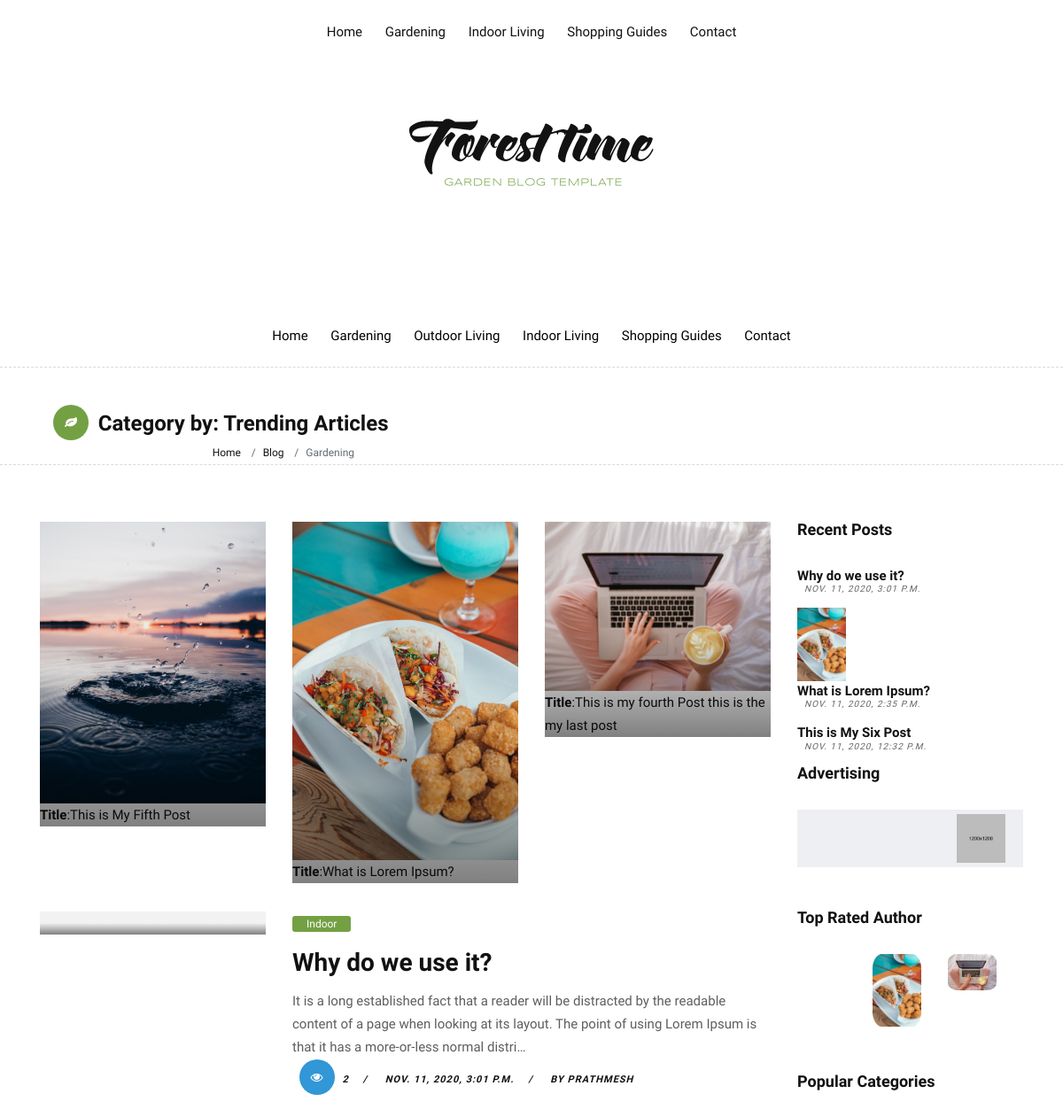
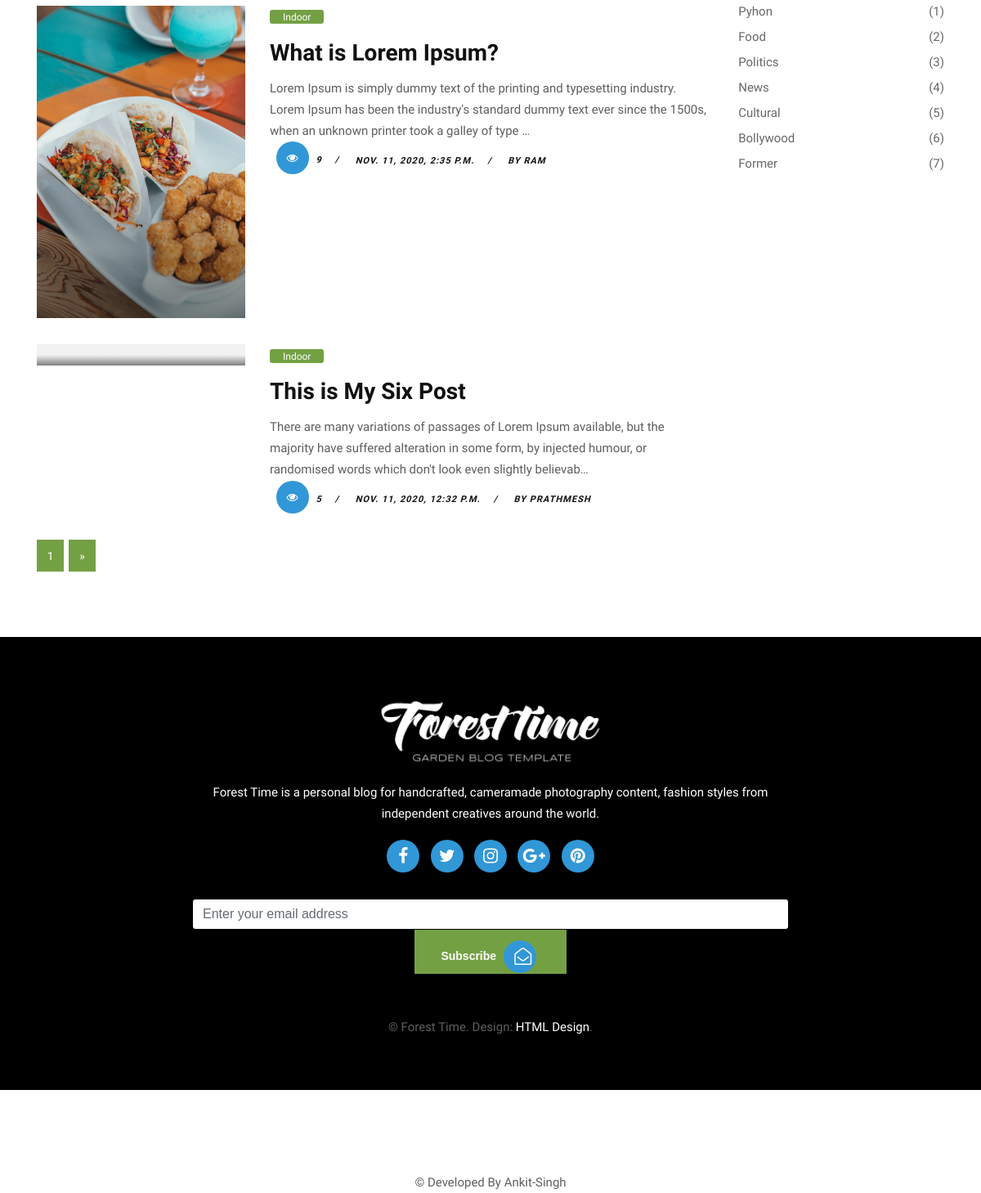
The page / on the database its author committed (2 pictures, top to bottom).
### blog/models.py (models this page shows, shortened)
class Post(models.Model):
    title = models.CharField(max_length=200)
    overview = models.TextField()
    slug = models.SlugField(null=True,blank=True)
    body_text = RichTextUploadingField(null = True,blank=True)
    highlight_line = models.CharField(max_length=1000 ,blank = True)
    Highlight_explanation= models.TextField(null=True)
    Highlighttopic_img = models.ImageField(upload_to = 'Highlighttopic_img',blank = True)
    time_upload = models.DateTimeField(auto_now_add=True)
    auther = models.ForeignKey(Author,on_delete=models.CASCADE)
    thumbnail = models.ImageField(upload_to = 'thumbnails')
    publish  =  models.BooleanField()
    category = models.ManyToManyField(Category)
    read = models.IntegerField(default=0)
    class Meta:
        ordering = ['-pk']

class  Author(models.Model):
    user = models.OneToOneField(User,on_delete=models.CASCADE)
    rate = models.IntegerField(default = 0)
    auther_image = models.ImageField(upload_to = 'autherpic',null = True)
    def __str__(self):
        return f'{self.user}'

class Category(models.Model):
    title = models.CharField(max_length=20)

### blog/views.py (the view)
# urls.py: 2. Add a URL to urlpatterns:  path('', views.home, name='home')
def home(request):
    if request.method == 'POST':
        email = request.POST.get('email')
        value = subscribe(email = email)
        value.save()
    week_ago = datetime.date.today() - datetime.timedelta(days= 7)
    trends = Post.objects.filter(time_upload__gte = week_ago).order_by('-read')
    TopAuthors = Author.objects.order_by('-rate')[:4]
    AuthorsPost = [Post.objects.filter(auther = author).first() for author in TopAuthors  ]
    categories = Category.objects.all()
    Recentpost = Post.objects.all().order_by('-time_upload')
    all_post = Paginator(Post.objects.filter(publish = True),3)
    page = request.GET.get('page')
    try:
        posts = all_post.page(page)
    except PageNotAnInteger:
        posts = all_post.page(1)
    except EmptyPage:
        posts = all_post.page(all_post.num_pages)
    context = {
        'posts':posts,
        'trends':trends[:3],
        'author_post':AuthorsPost[:4],
        'cats':categories,
        'Recentpost':Recentpost[:3]
    }
    return render(request,'blog/garden-index.html',context)

### blog/templates/blog/garden-index.html (shortened to what this page needs)
{% extends 'blog/base.html' %}
{% load static  %}
{% block body %}
    <div id="wrapper">
        <div class="header-section">
            <div class="container">
                <div class="row">
                    <div class="col-md-12">
                        <div class="logo">
                            <a href="garden-index.html"><img src="{% static 'images/version/garden-logo.png' %}" alt=""></a>
                        </div>
                    </div>
                </div>
            </div>
        </div>
        <header class="header" style="margin-top: 100px;" >
            <div class="container">
                <nav class="navbar navbar-inverse navbar-toggleable-md">
                    <div class="collapse navbar-collapse justify-content-md-center" id="Forest Timemenu"">
                        <ul class="navbar-nav" >
                            <li class="nav-item ">
                                <a class="nav-link color-green-hover" style="color: black; href="{% url 'home' %}">Home</a>
                            </li>
                            <li class="nav-item">
                                <a class="nav-link color-green-hover" style="color: black; href="{% url 'categories' %}">Gardening</a>
                            </li>
                            <li class="nav-item">
                                <a class="nav-link color-green-hover" style="color: black; href="garden-category.html">Outdoor Living</a>
                            </li>
                            <li class="nav-item">
                                <a class="nav-link color-green-hover" style="color: black;  href="garden-category.html">Indoor Living</a>
                            </li>
                            <li class="nav-item">
                                <a class="nav-link color-green-hover" style="color: black; href="garden-category.html">Shopping Guides</a>
                            </li>
                            <li class="nav-item">
                                <a class="nav-link color-green-hover" style="color: black; href="garden-contact.html">Contact</a>
                            </li>
                        </ul>
                    </div>
                </nav>
            </div>
        </header>
        <div class="page-title wb">
            <div class="container">
                    <div class="col-lg-8 col-md-8 col-sm-12 col-xs-12">
                        <h2><i class="fa fa-leaf bg-green"></i> Category by: Trending Articles</h2>
                    </div>
                    <div class="col-lg-4 col-md-4 col-sm-12 hidden-xs-down hidden-sm-down">
                        <ol class="breadcrumb">
                            <li class="breadcrumb-item"><a href="#">Home</a></li>
                            <li class="breadcrumb-item"><a href="#">Blog</a></li>
                            <li class="breadcrumb-item active">Gardening</li>
                        </ol>
                    </div>
                </div>
        <section class="section wb">
            <div class="container">
                <div class="row">
                    <div class="col-lg-9 col-md-12 col-sm-12 col-xs-12">
                        <div class="page-wrapper">
                            <div class="blog-list clearfix">
                                <div class="blog-box row">
                                    {% for trend in trends  %}
                                    <div class="col-md-4">
                                        <div class="post-media">
                                            <a href="garden-single.html" title="">
                                                <img src="{{trend.thumbnail.url}}" alt="" class="img-fluid">
                                                <div class="bottom-left"> <b>Title</b>:{{trend.title | truncatechars:'100'}}</div>
                                                <div class="hovereffect"></div>
                                            </a>
                                        </div>
                                    </div>
                                    {% endfor %}
                                </div>
                                {% for post in posts %}
                                <div class="blog-box row">
                                    <div class="col-md-4">
                                        <div class="post-media">
                                            <a href="garden-single.html" title="">
                                                <img src="{{post.thumbnail.url}}" alt="" class="img-fluid">
                                                <div class=
                                                "hovereffect"></div>
                                            </a>
                                        </div>
                                    </div>
                                    <div class="blog-meta big-meta col-md-8">
                                        <span class="bg-aqua"><a href="#" title="">Indoor</a></span>
                                        <h4><a href="{% url 'post' post.id %}" title="">{{post.title}}</a></h4>
                                        <p>{{post.overview |truncatechars:'200'}}</p>
                                        <small><a href="{% url 'post' post.id %}" title=""><i class="fa fa-eye"></i> {{post.read}}</a></small>
                                        <small><a href="{% url 'post' post.id %}" title="">{{post.time_upload}}</a></small>
                                        <small><a href="{% url 'post' post.id %}" title="">by {{post.auther}}</a></small>
                                    </div>
                                </div>
                                {% endfor  %}
                            </div>
                        </div>
                        <div class="row">
                            <div class="col-md-12">
                                <nav aria-label="Page navigation example">
                                    <ul class="pagination">
                                      <li class="page-item"><a class="page-link" href="#">{{posts.number}}</a></li>
                                      {% if posts.has_next  %}
                                      <li class="page-item">
                                        <a class="page-link" href="?page={{posts.next_page_number}}" aria-label="Next">
                                          <span aria-hidden="true">&raquo;</span>
                                        </a>
                                      </li>
                                      {% endif  %}
                                    </ul>
                                  </nav>
                            </div>
                        </div>
                    </div>
                    <div class="col-lg-3 col-md-12 col-sm-12 col-xs-12">
                        <div class="sidebar">
                            <div class="widget">
                                <h2 class="widget-title">Recent Posts</h2>
                                <div class="blog-list-widget">
                                    {% for recent in Recentpost  %}
                                    <div class="list-group">
                                        <a href="" class="list-group-item list-group-item-action flex-column align-items-start">
                                            <div class="w-100 justify-content-between">
                                                <img src="{{recent.thumbnail.url}}" alt="" class="img-fluid float-left">
                                                <h5 class="mb-1">{{recent.title}}</h5>
                                                <small>{{recent.time_upload}}</small
                                            </div>
                                        </a>
                                    </div>
                                    {% endfor  %}
                                </div>
                            </div>
                            <div class="widget">
                                <h2 class="widget-title">Advertising</h2>
                                <div class="banner-spot clearfix">
                                    <div class="banner-img">
                                        <img src="upload/banner_04.jpg" alt="" class="img-fluid">
                                    </div>
                                </div>
                            </div>
                            <div class="widget">
                                <h2 class="widget-title">Top Rated Author </h2>
                                <div class="instagram-wrapper clearfix">
                                    {% for author in author_post   %}
                                     <a href="#"><img src="{{author.thumbnail.url}}" width="45%" style="border-radius: 20%;" alt="" class="img-fluid"></a>
                                    {% endfor   %}
                                </div>
                            </div>
                            <div class="widget">
                                <h2 class="widget-title">Popular Categories</h2>
                                <div class="link-widget">
                                    {% for cat in cats   %}
                                    <ul>
                                        <li><a href="#">{{cat.title}} <span>({{forloop.counter}})</span></a></li>
                                    </ul>
                                    {% endfor %}
                                </div>
                            </div>
                        </div>
                    </div>
                </div>
            </div>
        </section>
        <footer class="footer">
            <div class="container">
                <div class="row">
                    <div class="col-lg-8 offset-lg-2">
                        <div class="widget">
                            <div class="footer-text text-center">
                                <a href="index.html"><img src="images/version/garden-footer-logo.png" alt="" class="img-fluid"></a>
                                <p>Forest Time is a personal blog for handcrafted, cameramade photography content, fashion styles from independent creatives around the world.</p>
                                <div class="social">
                                    <a href="#" data-toggle="tooltip" data-placement="bottom" title="Facebook"><i class="fa fa-facebook"></i></a>
                                    <a href="#" data-toggle="tooltip" data-placement="bottom" title="Twitter"><i class="fa fa-twitter"></i></a>
                                    <a href="#" data-toggle="tooltip" data-placement="bottom" title="Instagram"><i class="fa fa-instagram"></i></a>
                                    <a href="#" data-toggle="tooltip" data-placement="bottom" title="Google Plus"><i class="fa fa-google-plus"></i></a>
                                    <a href="#" data-toggle="tooltip" data-placement="bottom" title="Pinterest"><i class="fa fa-pinterest"></i></a>
                                </div>
                                <div class="newsletter-widget text-center">
                                    <form action="/" method="POST">
                                        <input type="text" id="email" name="email" class="form-control" placeholder="Enter your email address" required>
                                        <button type="submit" class="btn btn-primary">Subscribe <i class="fa fa-envelope-open-o"></i></button>
                                    </form>
                                </div>
                            </div>
                        </div>
                    </div>
                </div>
                <div class="row">
                    <div class="col-md-12 text-center">
                        <br>
                        <br>
                        <div class="copyright">&copy; Forest Time. Design: <a href="http://html.design">HTML Design</a>.</div>
                    </div>
                </div>
            </div>
        </footer>
    </div>
{% endblock   %}

### AnkitBlog/static/css/colors.css (style rules this page uses)
.tag-cloud-single span, .page-title i, .btn:hover, .sitemap-wrapper .year, .btn:focus, .navbar-inverse .navbar-toggler { color: #ffffff !important; background-color: #3197d6; }
.page-title .bg-aqua, .masonry-box:hover .blog-meta span.bg-aqua, .color-aqua a { background-color: #2ad2c9 !important; }
.page-title .bg-green, .masonry-box:hover .blog-meta span.bg-green, .color-green a { background-color: #34bf49 !important; }

### AnkitBlog/static/css/version/garden.css (style rules this page uses)
h1, h2, h3, h4, h5, body, p, .topbar-section, .navbar-inverse .navbar-nav .nav-link, .header .dropdown-menu, .navbar-nav .nav-link { font-family: 'Droid Sans', serif; }
.blog-list .blog-meta.big-meta h4 { margin-left: 0; margin-top: 0; padding: 1rem 0; }
.footer { background-image: none; }
.blog-list-widget .mb-1 { font-weight: bold; }
.navbar-inverse .navbar-nav .nav-link, .navbar-nav .nav-link { font-weight: 400; }
.blog-meta span { background-color: #111111; border-radius: 3px; font-size: 12px; padding: 0.1rem 1rem; }
.header .dropdown-item:hover, .header .dropdown-item:focus, .blog-meta span, .blog-meta span a, .footer p, .footer a, .page-link, .page-link:hover, .topbar-section a:hover, .topbar-section a:focus, .topbar-section a, .topbar-section i { color:#ffffff !important; }
.footer { background-color: #000000 !important; }
.small-title, .page-title .bg-green, .masonry-box:hover .blog-meta span.bg-green, .color-green a, .navbar-toggler, .masonry-box:hover .blog-meta span.bg-aqua, .blog-meta span.bg-aqua, .search-form .btn:hover, .search-form .btn:focus, .search-form .btn, .btn, .btn:hover, .dropdown-item:hover, .dropdown-item:focus, .btn:focus, .dmtop, .page-link, .topbar-section { color:#ffffff !important; background-color: #74a044 !important; border-color: #74a044 !important; }

### rows shown on the page
Post: thumbnail (picture), title "This is My Fifth Post"
Post: thumbnail (picture), title "What is Lorem Ipsum?", overview "Lorem Ipsum is simply dummy text of the printing and typesetting industry. Lorem Ipsum has been the industry's standard dummy text ever since the 1500s, when an unknown printer took a galley of type …", read "9", time_upload "NOV. 11, 2020, 2:35 P.M.", auther "RAM"
Post: thumbnail (picture), title "This is my fourth Post this is the my last post"
Post: title "Why do we use it?", overview "It is a long established fact that a reader will be distracted by the readable content of a page when looking at its layout. The point of using Lorem Ipsum is that it has a more-or-less normal distri…", read "2", time_upload "NOV. 11, 2020, 3:01 P.M.", auther "PRATHMESH"
Post: title "This is My Six Post", overview "There are many variations of passages of Lorem Ipsum available, but the majority have suffered alteration in some form, by injected humour, or randomised words which don't look even slightly believab…", read "5", time_upload "NOV. 11, 2020, 12:32 P.M.", auther "PRATHMESH"
Category: title "Pyhon"
Category: title "Food"
Category: title "Politics"
Category: title "News"
Category: title "Cultural"
Category: title "Bollywood"
Category: title "Former"

### other values the page prints
{{ posts.number }} "1"
